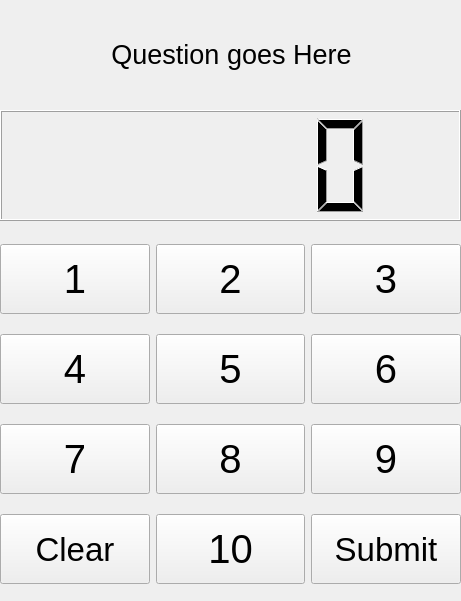
<?xml version="1.0" encoding="UTF-8"?>
<ui version="4.0">
 <class>Form</class>
 <widget class="QWidget" name="Form">
  <property name="geometry">
   <rect>
    <x>0</x>
    <y>0</y>
    <width>461</width>
    <height>601</height>
   </rect>
  </property>
  <property name="windowTitle">
   <string>Form</string>
  </property>
  <property name="autoFillBackground">
   <bool>false</bool>
  </property>
  <widget class="QWidget" name="gridLayoutWidget">
   <property name="geometry">
    <rect>
     <x>0</x>
     <y>230</y>
     <width>461</width>
     <height>371</height>
    </rect>
   </property>
   <layout class="QGridLayout" name="gridLayout_2">
    <property name="sizeConstraint">
     <enum>QLayout::SetDefaultConstraint</enum>
    </property>
    <item row="0" column="0">
     <widget class="QPushButton" name="pushButton_1">
      <property name="minimumSize">
       <size>
        <width>0</width>
        <height>70</height>
       </size>
      </property>
      <property name="font">
       <font>
        <pointsize>30</pointsize>
       </font>
      </property>
      <property name="autoFillBackground">
       <bool>false</bool>
      </property>
      <property name="text">
       <string>1</string>
      </property>
      <property name="autoDefault">
       <bool>false</bool>
      </property>
      <property name="default">
       <bool>false</bool>
      </property>
      <property name="flat">
       <bool>false</bool>
      </property>
     </widget>
    </item>
    <item row="0" column="1">
     <widget class="QPushButton" name="pushButton_2">
      <property name="minimumSize">
       <size>
        <width>0</width>
        <height>70</height>
       </size>
      </property>
      <property name="font">
       <font>
        <pointsize>30</pointsize>
       </font>
      </property>
      <property name="text">
       <string>2</string>
      </property>
     </widget>
    </item>
    <item row="0" column="2">
     <widget class="QPushButton" name="pushButton_3">
      <property name="minimumSize">
       <size>
        <width>0</width>
        <height>70</height>
       </size>
      </property>
      <property name="font">
       <font>
        <pointsize>30</pointsize>
       </font>
      </property>
      <property name="text">
       <string>3</string>
      </property>
     </widget>
    </item>
    <item row="1" column="0">
     <widget class="QPushButton" name="pushButton_4">
      <property name="minimumSize">
       <size>
        <width>0</width>
        <height>70</height>
       </size>
      </property>
      <property name="font">
       <font>
        <pointsize>30</pointsize>
       </font>
      </property>
      <property name="text">
       <string>4</string>
      </property>
     </widget>
    </item>
    <item row="1" column="1">
     <widget class="QPushButton" name="pushButton_5">
      <property name="minimumSize">
       <size>
        <width>0</width>
        <height>70</height>
       </size>
      </property>
      <property name="font">
       <font>
        <pointsize>30</pointsize>
       </font>
      </property>
      <property name="text">
       <string>5</string>
      </property>
     </widget>
    </item>
    <item row="1" column="2">
     <widget class="QPushButton" name="pushButton_6">
      <property name="minimumSize">
       <size>
        <width>0</width>
        <height>70</height>
       </size>
      </property>
      <property name="font">
       <font>
        <pointsize>30</pointsize>
       </font>
      </property>
      <property name="text">
       <string>6</string>
      </property>
     </widget>
    </item>
    <item row="2" column="0">
     <widget class="QPushButton" name="pushButton_7">
      <property name="minimumSize">
       <size>
        <width>0</width>
        <height>70</height>
       </size>
      </property>
      <property name="font">
       <font>
        <pointsize>30</pointsize>
       </font>
      </property>
      <property name="text">
       <string>7</string>
      </property>
     </widget>
    </item>
    <item row="2" column="1">
     <widget class="QPushButton" name="pushButton_8">
      <property name="minimumSize">
       <size>
        <width>0</width>
        <height>70</height>
       </size>
      </property>
      <property name="baseSize">
       <size>
        <width>0</width>
        <height>0</height>
       </size>
      </property>
      <property name="font">
       <font>
        <pointsize>30</pointsize>
        <kerning>true</kerning>
       </font>
      </property>
      <property name="text">
       <string>8</string>
      </property>
     </widget>
    </item>
    <item row="2" column="2">
     <widget class="QPushButton" name="pushButton_9">
      <property name="minimumSize">
       <size>
        <width>0</width>
        <height>70</height>
       </size>
      </property>
      <property name="font">
       <font>
        <pointsize>30</pointsize>
       </font>
      </property>
      <property name="text">
       <string>9</string>
      </property>
     </widget>
    </item>
    <item row="3" column="1">
     <widget class="QPushButton" name="pushButton_0">
      <property name="minimumSize">
       <size>
        <width>0</width>
        <height>70</height>
       </size>
      </property>
      <property name="font">
       <font>
        <pointsize>30</pointsize>
       </font>
      </property>
      <property name="text">
       <string>10</string>
      </property>
     </widget>
    </item>
    <item row="3" column="2">
     <widget class="QPushButton" name="pushButton_submit">
      <property name="minimumSize">
       <size>
        <width>0</width>
        <height>70</height>
       </size>
      </property>
      <property name="font">
       <font>
        <pointsize>25</pointsize>
       </font>
      </property>
      <property name="text">
       <string>Submit</string>
      </property>
     </widget>
    </item>
    <item row="3" column="0">
     <widget class="QPushButton" name="pushButton_clear">
      <property name="minimumSize">
       <size>
        <width>0</width>
        <height>70</height>
       </size>
      </property>
      <property name="font">
       <font>
        <pointsize>25</pointsize>
       </font>
      </property>
      <property name="text">
       <string>Clear</string>
      </property>
     </widget>
    </item>
   </layout>
  </widget>
  <widget class="QLCDNumber" name="numberField">
   <property name="geometry">
    <rect>
     <x>0</x>
     <y>110</y>
     <width>461</width>
     <height>111</height>
    </rect>
   </property>
  </widget>
  <widget class="QLabel" name="questionBox">
   <property name="geometry">
    <rect>
     <x>1</x>
     <y>9</y>
     <width>461</width>
     <height>91</height>
    </rect>
   </property>
   <property name="font">
    <font>
     <pointsize>20</pointsize>
    </font>
   </property>
   <property name="text">
    <string>Question goes Here</string>
   </property>
   <property name="alignment">
    <set>Qt::AlignCenter</set>
   </property>
  </widget>
 </widget>
 <resources/>
 <connections/>
</ui>
